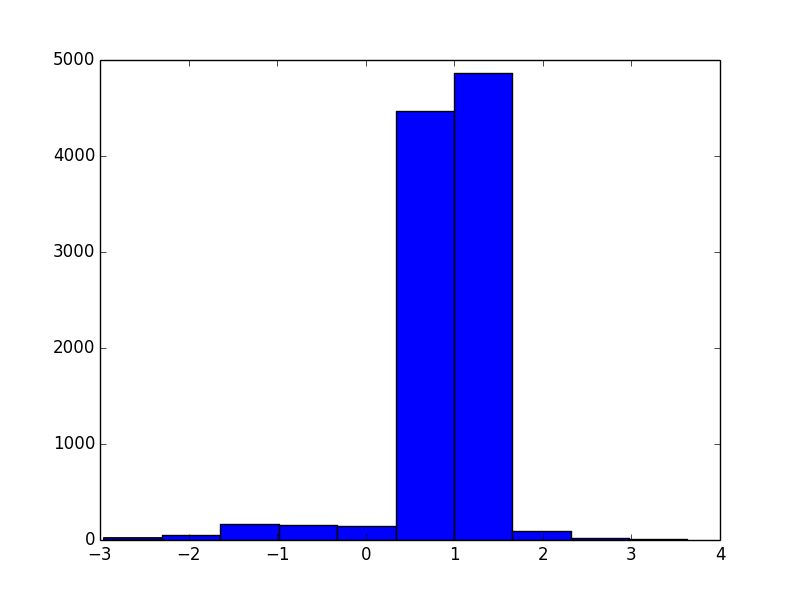

This figure's Python source:
import numpy as np
import matplotlib.pylab as plt

plt.figure()
MH = np.loadtxt('MH.dat')
plt.hist(MH)
plt.savefig('MH.png')